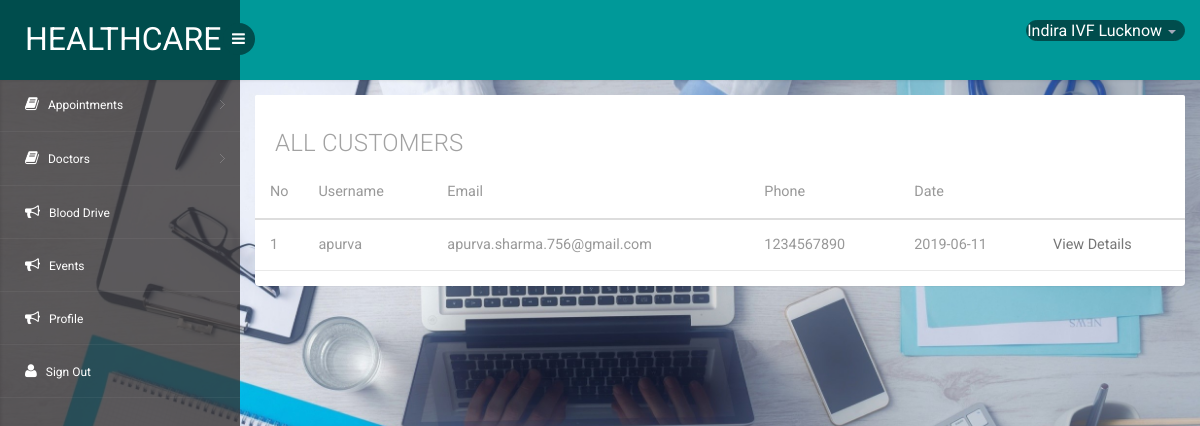
The page /hospital/appointments.php?type=1 (signed in) on the database its author committed.
### tables this page shows
CREATE TABLE IF NOT EXISTS `hospital` (
  `h_id` varchar(255) NOT NULL,
  `hname` varchar(255) NOT NULL,
  `haddr` varchar(255) NOT NULL,
  `lat` double NOT NULL,
  `lng` double NOT NULL,
  `hmail` varchar(255) NOT NULL,
  `hpassword` varchar(255) NOT NULL,
  `hphone` varchar(13) NOT NULL,
  `hash` varchar(255) NOT NULL,
  `active` int(11) NOT NULL DEFAULT '0'
);

CREATE TABLE IF NOT EXISTS `users` (
  `id` int(11) NOT NULL AUTO_INCREMENT,
  `username` varchar(100) NOT NULL,
  `email` varchar(255) NOT NULL,
  `password` varchar(255) DEFAULT NULL,
  `phone` varchar(13) DEFAULT NULL,
  `emer1` varchar(13) DEFAULT NULL,
  `emer2` varchar(13) DEFAULT NULL,
  `addr` text,
  `dob` date DEFAULT NULL,
  `avatar` varchar(255) NOT NULL,
  `aadhar` int(11) DEFAULT NULL,
  `hash` varchar(255) NOT NULL,
  `active` int(11) NOT NULL DEFAULT '0',
  `pincode` int(6) DEFAULT NULL,
  `bloodgroup` varchar(3) DEFAULT NULL,
  `medicalHis` text,
  `infoUpdated` int(11) NOT NULL DEFAULT '0',
  `user_type` int(11) NOT NULL,
  PRIMARY KEY (`id`)
);

CREATE TABLE IF NOT EXISTS `appointments` (
  `aid` int(11) NOT NULL AUTO_INCREMENT,
  `uid` int(11) NOT NULL,
  `did` int(11) NOT NULL,
  `date` date NOT NULL,
  `approval` int(11) NOT NULL DEFAULT '0',
  `reason` text NOT NULL,
  PRIMARY KEY (`aid`)
);

### hospital/includes/data.php (the view)
<div class="row">
    <div class="col-sm-12 mail-w3agile">
        <section class="panel">
            <header class="panel-heading wht-bg">
               <h4 class="gen-case">All Customers</h4>
            </header>
            <div class="panel-body minimal">
                <div class="table-inbox-wrap ">
                    <table class="table table-inbox table-hover">
                    <th>No</th>
                    <th>Username</th>
                    <th>Email</th>
                    <th>Phone</th>
                    <th>Date</th>
                <tbody>
                <?php
                $query = "SELECT users.id,users.username,users.email,users.phone,appointments.did,appointments.approval,appointments.date,appointments.uid,doctor.did,doctor.hid FROM ((users INNER JOIN appointments ON users.id=appointments.uid) INNER JOIN doctor ON doctor.hid= '{$_SESSION['h_id']}' AND doctor.did=appointments.did) WHERE appointments.approval= '1' LIMIT 1";
                $result = mysqli_query($conn,$query);
                while ($row = mysqli_fetch_array($result)) {
                ?>
                <tr class="">
                    <td class="inbox-small-cells">1</td>
                    <td class="view-message dont-show"><?php echo $row['username']?></td>
                    <td class="view-message dont-show"><?php echo $row['email']?></td>
                    <td class="view-message dont-show"><?php echo $row['phone']?></td>
                    <td class="view-message dont-show"><?php echo $row['date']?></td>
                    <td class="view-message dont-show" id="approve"><a href="appointments.php?type=2&uid=<?php echo $row['uid']?>">View Details</a></td>
                </tr>
                <?php } ?>
                </tbody>
                </table>
                </div>
            </div>
        </section>
    </div>
</div>

### hospital/includes/header.php (shortened to what this page needs)
 <?php include("includes/connection.php"); ?>
<!DOCTYPE html>
<head>
<link rel="stylesheet" href="css/bootstrap.min.css" >
<link href="css/style.css" rel='stylesheet' type='text/css' />
<link href="css/style-responsive.css" rel="stylesheet"/>
<link rel="stylesheet" href="css/font.css" type="text/css"/>
<link href="css/font-awesome.css" rel="stylesheet">
<link rel="stylesheet" href="css/morris.css" type="text/css"/>
<link rel="stylesheet" href="css/monthly.css">
<link rel="stylesheet" href="css/style2.css">
    <link href="css/wickedpicker.css" rel="stylesheet" type='text/css' media="all" />
</head>
<body>
<section id="container">
<header class="header fixed-top clearfix">
<div class="brand">
    <a href="index.php" class="logo">HealthCare</a>
    <div class="sidebar-toggle-box">
        <div class="fa fa-bars"></div>
    </div>
</div>
<div class="top-nav clearfix">
    <ul class="nav pull-right top-menu">
        <?php
            $h_id = $_SESSION['h_id'];
            $query = "SELECT * FROM hospital WHERE h_id='{$h_id}'";
            $result = mysqli_query($conn,$query);
            $row = mysqli_fetch_assoc($result);
        ?>
        <li class="dropdown">
            <a data-toggle="dropdown" class="dropdown-toggle" href="#">
                <span class="name"><?php echo $row['hname']?></span>
                <b class="caret"></b>
            </a>
        </li>
    </ul>
</div>
</header>
<aside>
    <div id="sidebar" class="nav-collapse">
        <div class="leftside-navigation">
            <ul class="sidebar-menu" id="nav-accordion">
                <li class="sub-menu">
                    <a href="javascript:;">
                        <i class="fa fa-book"></i>
                        <span>Appointments</span>
                    </a>
                </li>
                <li class="sub-menu">
                    <a href="javascript:;">
                        <i class="fa fa-book"></i>
                        <span>Doctors</span>
                    </a>
                </li>
                <li>
                    <a href="blood.php">
                        <i class="fa fa-bullhorn"></i>
                        <span>Blood Drive</span>
                    </a>
                </li>
                <li>
                    <a href="events.php">
                        <i class="fa fa-bullhorn"></i>
                        <span>Events</span>
                    </a>
                </li>
                <li>
                    <a href="profile.php">
                        <i class="fa fa-bullhorn"></i>
                        <span>Profile</span>
                    </a>
                </li>
                <li>
                    <a href="../signout.php">
                        <i class="fa fa-user"></i>
                        <span>Sign Out</span>
                    </a>
                </li>
            </ul>            </div>
    </div>
</aside>

### hospital/css/style.css (style rules this page uses)
h4, h5, h6, h1, h2, h3 { margin: 0; }
ul, ol { margin: 0; }
html, body { font-family: 'Roboto', sans-serif; font-size: 100%; overflow-x: hidden; background: url(../images/bgdoc.jpg) no-repeat 0px 0px; background-size:cover; }
body a { transition: 0.5s all ease; -webkit-transition: 0.5s all ease; -moz-transition: 0.5s all ease; -o-transition: 0.5s all ease; -ms-transition: 0.5s all ease; text-decoration:none; }
h1,h2,h3,h4,h5,h6 { margin:0; }
ul,label { margin:0; padding:0; }
#sidebar { width:240px; height:100%; position:fixed; background:rgba(52, 48, 48, 0.78); -webkit-transition:all .3s ease-in-out; -moz-transition:all .3s ease-in-out; -o-transition:all .3s ease-in-out; transition:all .3s ease-in-out; }
#sidebar ul li { position: relative; }
.leftside-navigation,.right-stat-bar { height: 100%; }
ul.sidebar-menu,ul.sidebar-menu li ul.sub { margin:-2px 0 0; padding:0; }
ul.sidebar-menu { padding-top:80px; }
ul.sidebar-menu li { border-bottom:1px solid rgba(255,255,255,0.05); }
ul.sidebar-menu li.sub-menu { line-height:15px; }
ul.sidebar-menu li a span { display:inline-block; }
ul.sidebar-menu li a { color:#fff; text-decoration:none; display:block; padding:18px 0 18px 25px; font-size:12px; outline:none; -webkit-transition:all 0.3s ease; -moz-transition:all 0.3s ease; -o-transition:all 0.3s ease; -ms-transition:all 0.3s ease; transition:all 0.3s ease; }
ul.sidebar-menu li a i { font-size:15px; padding-right:6px; }
.header { left:0; right:0; z-index:1002; background:#009999; -webkit-transition:all .3s ease-in-out; -moz-transition:all .3s ease-in-out; -o-transition:all .3s ease-in-out; transition:all .3s ease-in-out; }
.fixed-top { position:fixed; box-shadow:1px 0 3px rgba(0,0,0,.15); }
.brand { background:#004d4d; float:left; width:240px; height:80px; position:relative; }
a.logo { font-size:32px; color:#fff; float:left; margin:20px 0 0 25px; text-transform:uppercase; }
#top_menu .nav>li,ul.top-menu>li { float:left; }
ul.top-menu { margin-right:15px; margin-top: 0; }
ul.top-menu > li > a { color: #fff; font-size: 16px; background: #004d4d; padding: 4px 8px; margin-right: 15px; border-radius: 50%; -webkit-border-radius: 50%; padding-right: 8px !important; }
.top-nav { margin-top:20px; }
.top-nav ul.top-menu>li>a { border-radius: 100px; -webkit-border-radius: 100px; padding: 0px; background: none; margin-right: 0; border: 1px solid #004d4d; background: #004d4d; }
.top-nav ul.top-menu>li { margin-left:10px; }
.top-nav .nav .caret { border-bottom-color:#A4AABA; border-top-color:#A4AABA; }
.sidebar-toggle-box { float:left; margin-top:23px; margin-left:-15px; background:#004d4d; border-radius:50%; -webkit-border-radius:50%; width:32px; height:32px; position:absolute; right:-15px; }
.sidebar-toggle-box .fa-bars { cursor:pointer; display:inline-block; font-size:15px; padding:8px 8px 8px 9px; color:#fff; }
.panel-heading { position: relative; height: 57px; line-height: 57px; letter-spacing: 0.2px; color: #000; font-size: 18px; font-weight: 400; padding: 0 16px; background:#ddede0; border-top-right-radius: 2px; border-top-left-radius: 2px; text-transform: uppercase; text-align: center; }
.panel { border: none ! important; }
.table>tbody>tr>td, .table>tbody>tr>th, .table>tfoot>tr>td, .table>tfoot>tr>th, .table>thead>tr>td, .table>thead>tr>th { border-bottom: 1px solid #e9e9e9 ! important; }
.table > thead > tr > th, .table > tbody > tr > th, .table > tfoot > tr > th, .table > thead > tr > td, .table > tbody > tr > td, .table > tfoot > tr > td { border-top: none !important; }
.table td, .table>tbody>tr>td, .table>tbody>tr>th, .table>tfoot>tr>td, .table>tfoot>tr>th, .table>thead>tr>td, .table>thead>tr>th { padding: 15px!important; }
.table > thead > tr > th, .table > tbody > tr > th, .table > tfoot > tr > th, .table > thead > tr > td, .table > tbody > tr > td, .table > tfoot > tr > td { font-size: 0.9em; color: #999; border-top: none !important; }
.wht-bg { background: #fff; padding: 20px; }
.wht-bg h4 { font-size:24px; color:#a2a2a2; font-weight:300; text-align:left; }
.table-inbox-wrap { margin:0 -15px; }
.table-inbox { margin:0; }
.table-inbox tr td { padding:12px !important; }
.table-inbox tr td:first-child { width:5%; }
.table-inbox tr a { color: #767676; }

### hospital/appointments.php (style rules this page uses)
#approve { color: blue; }

### rows shown on the page
hospital: hname "Indira IVF Lucknow"
users: username "apurva", email "apurva.sharma.756@gmail.com", phone "1234567890", appointments.date "2019-06-11"
